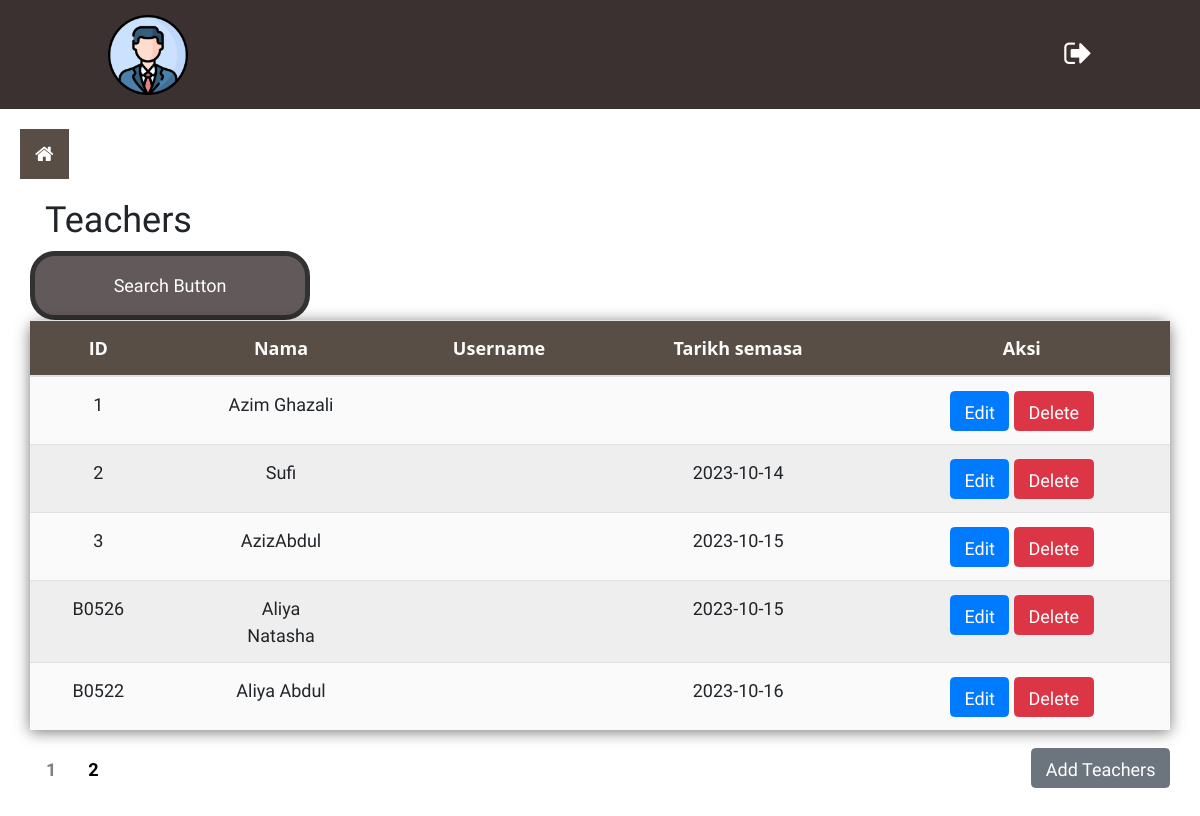
Before: /adminView/viewTeachers.php with the older database file.
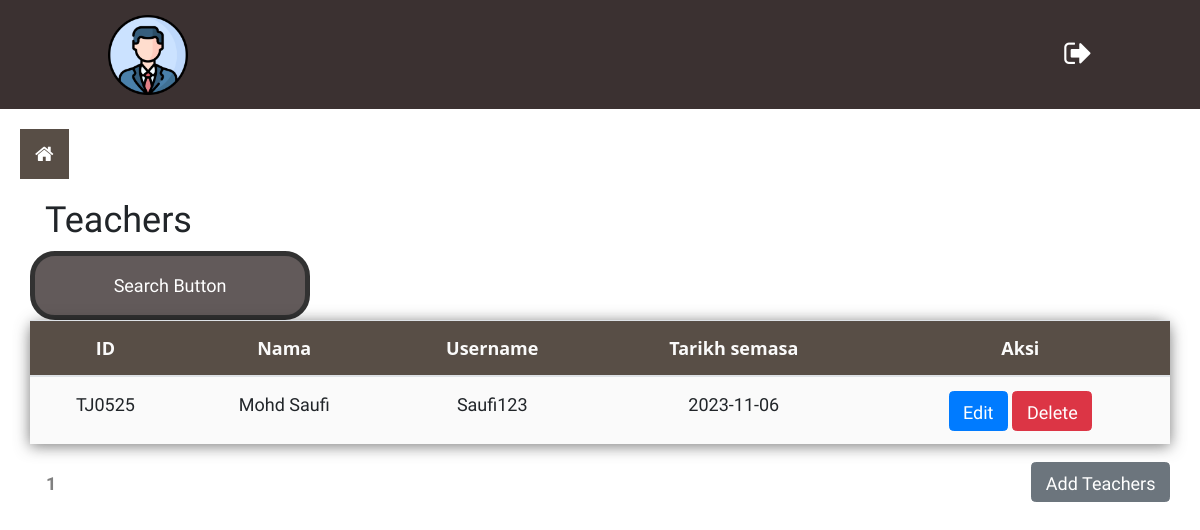
After: the same page with the newer database file.
### tables this page shows
CREATE TABLE `tblteachers` (
  `teachers_ID` varchar(25) NOT NULL,
  `teachers_Name` varchar(35) NOT NULL,
  `teachers_username` varchar(25) NOT NULL,
  `teachers_Password` varchar(255) NOT NULL,
  `email` varchar(25) NOT NULL,
  `date_teachers` date DEFAULT NULL,
  `verification_code` varchar(100) NOT NULL,
  `is_verified` tinyint(1) NOT NULL,
  `reset_token` varchar(25) NOT NULL,
  `book_count` int(25) NOT NULL DEFAULT 0
);

### adminView/viewTeachers.php (the view, shortened to what this page needs)
<!DOCTYPE html>
<html>
<head>
    <head>
        <link rel="stylesheet" href="https://cdn.jsdelivr.net/npm/bootstrap@4.0.0/dist/css/bootstrap.min.css">
        <link rel="stylesheet" href="https://cdnjs.cloudflare.com/ajax/libs/font-awesome/4.7.0/css/font-awesome.min.css">
        <link rel="stylesheet" href="../assets/css/style.css">
        <link rel="stylesheet" href="../assets/css/custom_validation_Teacher.css">
    </head>
</head>
<body>
    <?php
    include "../adminHeader.php";
    include "../sidebar.php";
    ?>
    <div id="main-content" class="container allContent-section">
        <h2>Teachers</h2>
        <div class="row">
            <button class="open-button-popup" onclick="openForm()">Search Button</button>
            <table class="table">
                <thead>
                    <tr>
                        <th class="text-center">ID</th>
                        <th class="text-center">Nama</th>
                        <th class="text-center">Username</th>
                        <th class="text-center">Tarikh semasa</th>
                        <th class="text-center">Aksi</th>
                    </tr>
                </thead>
                <?php
                include_once "../config/dbconnect.php";
                $resultPage = 5;
                $query = "SELECT * FROM tblteachers ";
                $page = isset($_GET['page']) ? $_GET['page'] : 1;
                $start = ($page - 1) * $resultPage;
                $queryCount = "SELECT COUNT(*) as total FROM tblteachers";
                $totalResult = $conn->query($queryCount)->fetch_assoc()['total'];
                $totalPages = ceil($totalResult / $resultPage);
                $query .= " LIMIT $start, $resultPage";
                $result = $conn->query($query);
                if ($result->num_rows > 0) {
                    while ($row = $result->fetch_assoc()) {
                ?>
                        <tr>
                            <td><?= $row["teachers_ID"] ?></td>
                            <td><?= $row["teachers_Name"] ?></td>
                            <td><?= $row["teachers_username"] ?></td>
                            <td><?= $row["date_teachers"] ?></td>
                            <td><button class="btn btn-primary" style="height:40px" onclick="teacherUpdate('<?= $row['teachers_ID'] ?>')">Edit</button>
                                <button class="btn btn-danger" style="height:40px" onclick="teacherDelete('<?= $row['teachers_ID'] ?>')">Delete</button>
                            </td>
                        </tr>
                    <?php
                    }
                } else {
                    ?>
                    <tr>
                        <td colspan="5">No Record Found</td>
                    </tr>
                <?php
                }
                ?>
            </table>
            <?php
            echo '<div class="pagination mb-5">';
            for (
                $i = 1;
                $i <= $totalPages;
                $i++
            ) {
                if (
                    $i == $page
                ) {
                    echo "<span>$i</span>";
                } else {
                    echo "<a href='?page=$i'>$i</a>";
                }
            }
            echo '</div>';
            ?>
            <button type="button" class="btn btn-secondary custom_btn" style="height:40px" data-toggle="modal" data-target="#myModal">
                Add Teachers
            </button>
        </div>
    </div>
</body>
</html>

### adminHeader.php (shortened to what this page needs)
<nav class="navbar navbar-expand-lg navbar-light px-5" style="background-color: #3B3131;">
    <a class="navbar-brand ml-5" href="../profie_template/Profile Template/profile.php">
        <img src="../assets/images/logo.png" width="80" height="80" alt="Swiss Collection">
    </a>
    <div>
        <a href="../logout.php" style="text-decoration:none;">
            <i class="fa fa-sign-out mr-5" style="font-size:30px; color:#fff;" aria-hidden="true"></i>
        </a>
    </div>
</nav>

### sidebar.php (shortened to what this page needs)
<div id="main">
    <button class="openbtn" onclick="openNav()"><i class="fa fa-home"></i></button>
</div>

### assets/css/style.css (style rules this page uses)
* { margin: 0; padding: 0; font-family: 'Work Sans', sans-serif; font-size: 18px; }
.openbtn { font-size: 20px; cursor: pointer; padding: 10px 15px; border: none; color: #fff; background-color:#584e46; }
#main { transition: margin-left .5s; padding: 20px; }
table { width: 100%; border-collapse: collapse; border-spacing: 0; box-shadow: 0 2px 15px rgba(64, 64, 64, .7); border-radius: 12px 12px 0 0; margin-bottom: 50px; }
td, th { padding: 10px 16px; text-align: center; }
th { background-color: #584e46; color: #fafafa; font-family: 'Open Sans', Sans-serif; font-weight: bold; }
tr { width: 100%; background-color: #fafafa; font-family: 'Montserrat', sans-serif; }
.open-button-popup { background-color: #3B3131; color: white; border: solid 5px black; border-radius: 25px; padding: 16px 20px; cursor: pointer; opacity: 0.8; width: 280px; }
.custom_btn { margin-left: auto; }
.pagination span { padding:8px 16px; color:gray; font-weight:bold; }
tr:nth-child(even) { background-color: #eeeeee; }
.pagination a { padding:8px 16px; color:black; font-weight:bold; }

Changed rows visible on the page:
removed tblteachers: teachers_ID "1", teachers_Name "Azim Ghazali"
removed tblteachers: teachers_ID "2", teachers_Name "Sufi", date_teachers "2023-10-14"
removed tblteachers: teachers_ID "3", teachers_Name "AzizAbdul", date_teachers "2023-10-15"
removed tblteachers: teachers_ID "B0526", teachers_Name "Aliya Natasha", date_teachers "2023-10-15"
removed tblteachers: teachers_ID "B0522", teachers_Name "Aliya Abdul", date_teachers "2023-10-16"
added tblteachers: teachers_ID "TJ0525", teachers_Name "Mohd Saufi", teachers_username "Saufi123", date_teachers "2023-11-06"
Other visible differences:
list line gone: "2"
